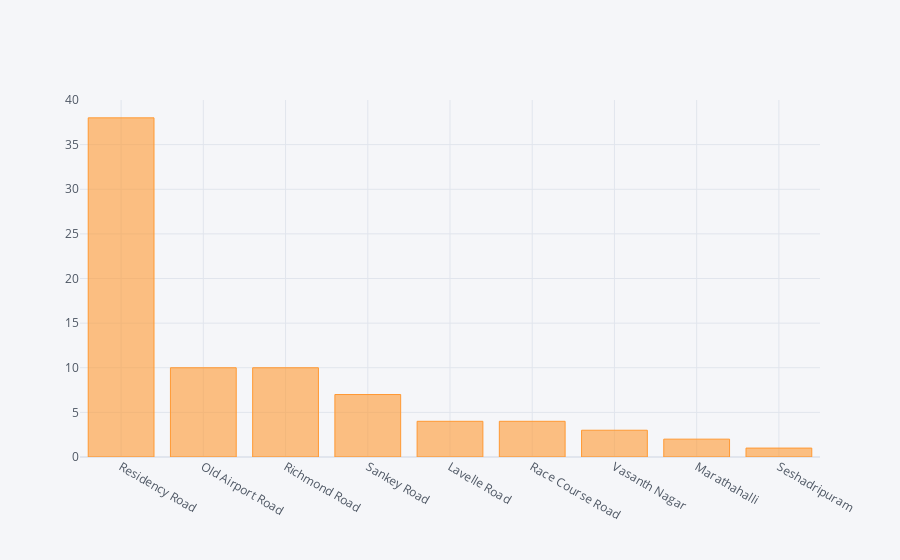

The code cell stored with this chart in its notebook:
### Code cell
x.iplot(kind="bar")

### Figure 1 — Plotly figure (JSON) as saved in the notebook; plotly's stock layout.template omitted (floating-point values rounded to 4 significant figures)
{"data": [{"marker": {"color": "rgba(255, 153, 51, 0.6)", "line": {"color": "rgba(255, 153, 51, 1.0)", "width": 1}}, "name": "count", "orientation": "v", "text": "", "type": "bar", "x": ["Residency Road", "Old Airport Road", "Richmond Road", "Sankey Road", "Lavelle Road", "Race Course Road", "Vasanth Nagar", "Marathahalli", "Seshadripuram"], "y": [38, 10, 10, 7, 4, 4, 3, 2, 1]}], "layout": {"autosize": true, "legend": {"bgcolor": "#F5F6F9", "font": {"color": "#4D5663"}}, "paper_bgcolor": "#F5F6F9", "plot_bgcolor": "#F5F6F9", "title": {"font": {"color": "#4D5663"}}, "xaxis": {"autorange": true, "gridcolor": "#E1E5ED", "range": [-0.5, 8.5], "showgrid": true, "tickfont": {"color": "#4D5663"}, "title": {"font": {"color": "#4D5663"}, "text": ""}, "type": "category", "zerolinecolor": "#E1E5ED"}, "yaxis": {"autorange": true, "gridcolor": "#E1E5ED", "range": [0, 40], "showgrid": true, "tickfont": {"color": "#4D5663"}, "title": {"font": {"color": "#4D5663"}, "text": ""}, "type": "linear", "zerolinecolor": "#E1E5ED"}}}
